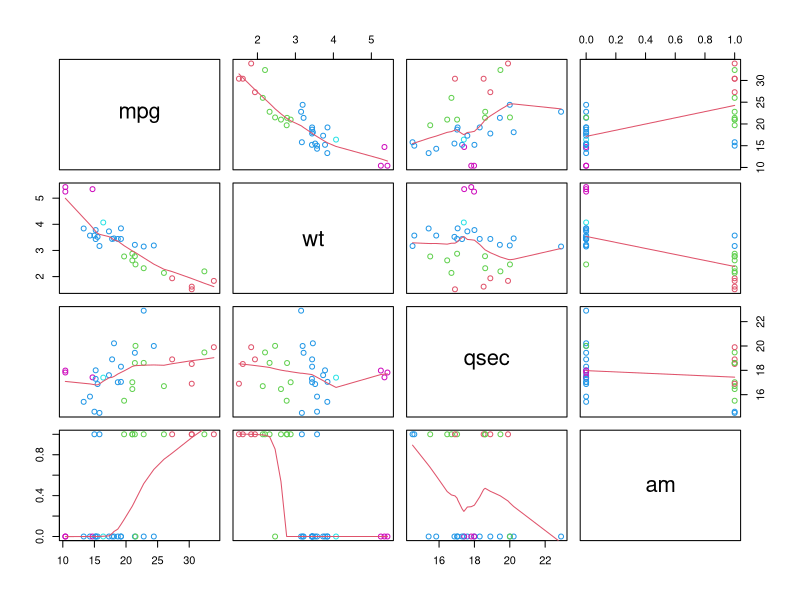
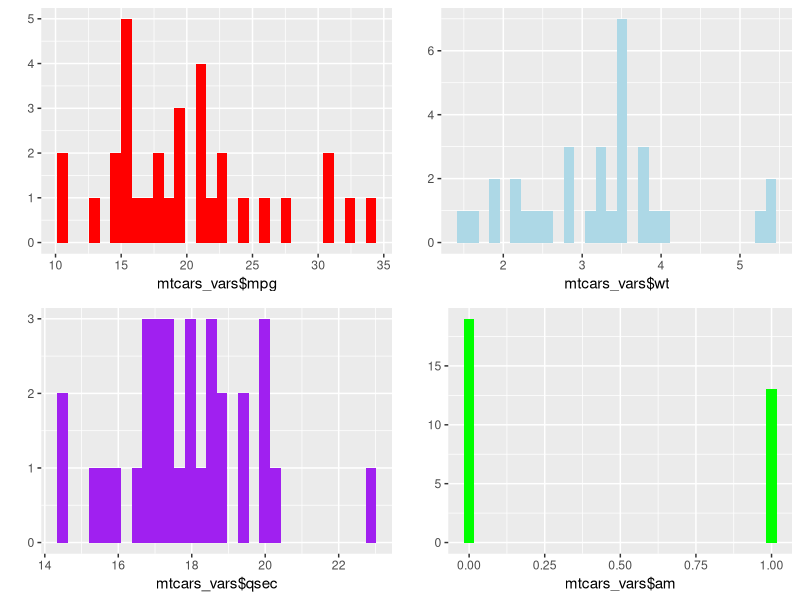
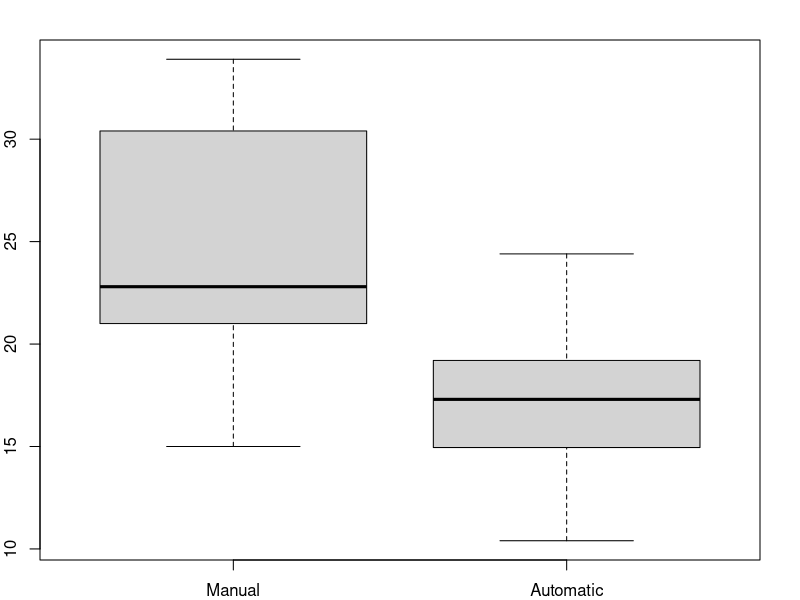
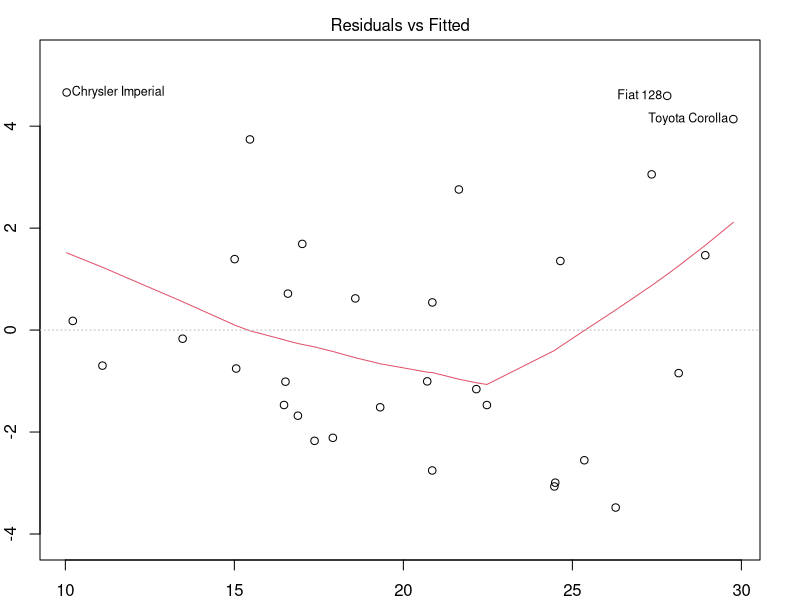

The R script that drew these images, in order:
## ---- chunk 1
data(mtcars)
n <- length(mtcars$mpg)
alpha <- 0.05
fit <- lm(mpg ~ am, data = mtcars)
coef(summary(fit))
## ---- chunk 2
pe <- coef(summary(fit))["am", "Estimate"]
se <- coef(summary(fit))["am", "Std. Error"]
tstat <- qt(1 - alpha/2, n - 2)  # n - 2 for model with intercept and slope
pe + c(-1, 1) * (se * tstat)
## ---- chunk 3
# $BestModel
## 
## Call:
## lm(formula = y ~ ., data = data.frame(Xy[, c(bestset[-1], FALSE), 
##     drop = FALSE], y = y))
## 
## Coefficients:
## (Intercept)           wt         qsec           am  
##       9.618       -3.917        1.226        2.936
## ---- chunk 4
# fit a model using the regressors suggested by bestglm residual plot is in
# Appendix
bestfit <- lm(mpg ~ wt + qsec + am, data = mtcars)
coef(summary(bestfit))
## ---- chunk 5

##              Estimate Std. Error   t value     Pr(>|t|)
## (Intercept)  9.617781  6.9595930  1.381946 1.779152e-01
## wt          -3.916504  0.7112016 -5.506882 6.952711e-06
## qsec         1.225886  0.2886696  4.246676 2.161737e-04
## am           2.935837  1.4109045  2.080819 4.671551e-02
## ---- chunk 6
pe <- coef(summary(bestfit))["am", "Estimate"]
se <- coef(summary(bestfit))["am", "Std. Error"]
tstat <- qt(1 - alpha/2, n - 2)  # n - 2 for model with intercept and slope
pe + c(-1, 1) * (se * tstat)
## ---- chunk 7
# nested model testing of the model selected by bestglm
fit1 <- lm(mpg ~ wt, data = mtcars)
fit2 <- update(fit1, mpg ~ wt + qsec)
fit3 <- update(fit2, mpg ~ wt + qsec + am)
anova(fit1, fit2, fit3)
## ---- chunk 8
# Analysis of Variance Table
## 
## Model 1: mpg ~ wt
## Model 2: mpg ~ wt + qsec
## Model 3: mpg ~ wt + qsec + am
##   Res.Df    RSS Df Sum of Sq       F    Pr(>F)    
## 1     30 278.32                                   
## 2     29 195.46  1    82.858 13.7048 0.0009286 ***
## 3     28 169.29  1    26.178  4.3298 0.0467155 *  
## ---
## Signif. codes:  0 '***' 0.001 '**' 0.01 '*' 0.05 '.' 0.1 ' ' 1
## ---- chunk 9
mtcars_vars <- mtcars[, c(1, 6, 7, 9)]
mar.orig <- par()$mar  # save the original values 
par(mar = c(1, 1, 1, 1))  # set your new values 
pairs(mtcars_vars, panel = panel.smooth, col = 9 + mtcars$wt)
## ---- chunk 10
par(mar = mar.orig)  # put the original values back 
cor(mtcars_vars)
## ---- chunk 11
library(ggplot2)
library(gridExtra)
mpg_dist <- qplot(mtcars_vars$mpg, fill = I("red"))
wt_dist <- qplot(mtcars_vars$wt, fill = I("lightblue"))
qsec_dist <- qplot(mtcars_vars$qsec, fill = I("purple"))
am_dist <- qplot(mtcars_vars$am, fill = I("green"))
grid.arrange(mpg_dist, wt_dist, qsec_dist, am_dist, ncol = 2)
## ---- chunk 12
tcars_vars <- mtcars[, c(1, 6, 7, 9)]
mar.orig <- par()$mar  # save the original values 
par(mar = c(2, 2, 2, 2))  # set your new values 
boxplot(mtcars_vars[mtcars_vars$am == 1, ]$mpg, mtcars_vars[mtcars_vars$am == 
    0, ]$mpg, names = c("Manual", "Automatic"))
## ---- chunk 13
par(mar = mar.orig)  # put the original values back 
## ---- chunk 14
by(mtcars_vars$mpg, mtcars_vars$am, sd)
## ---- chunk 15
library(car)
leveneTest(mpg ~ factor(am), data = mtcars_vars)
## ---- chunk 16
mar.orig <- par()$mar  # save the original values 
par(mar = c(2, 2, 2, 2))  # set your new values 
plot(bestfit, which = c(1:1))
